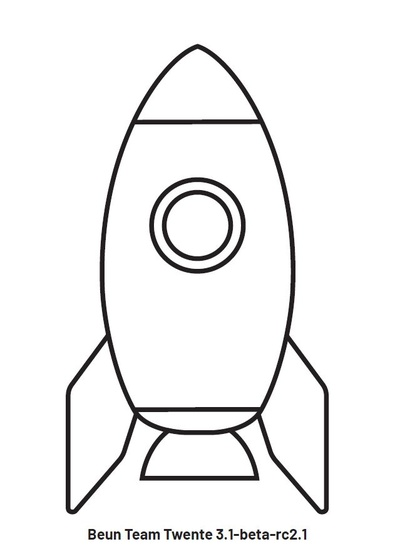
#> input picture modules/computer_vision/pics/rocket.jpg, 395 x 559 px, shrunk from 631 x 894 before the run
$ python test4.py
#> lines starting #> are read from the running program, lines starting #| are printed output that depends on the picture
import cv2
import numpy as np
from matplotlib import pyplot as plt

img1 = cv2.imread('pics/rocket.jpg', 0)         # queryImage
#> img1: shape (559, 395); min 0, max 255, mean 241.7
# img1 = cv2.GaussianBlur(img1,(15, 15),0)
img2 = cv2.imread('pics/rocket_m1.jpeg',0) # trainImage
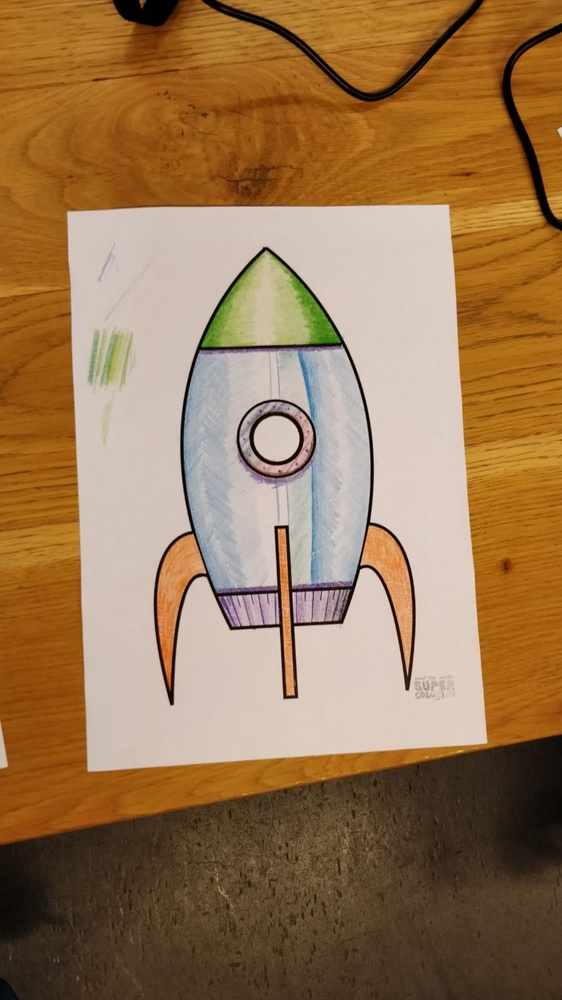
#> input picture modules/computer_vision/pics/rocket_m1.jpeg, 562 x 1000 px, shrunk from 899 x 1599 before the run
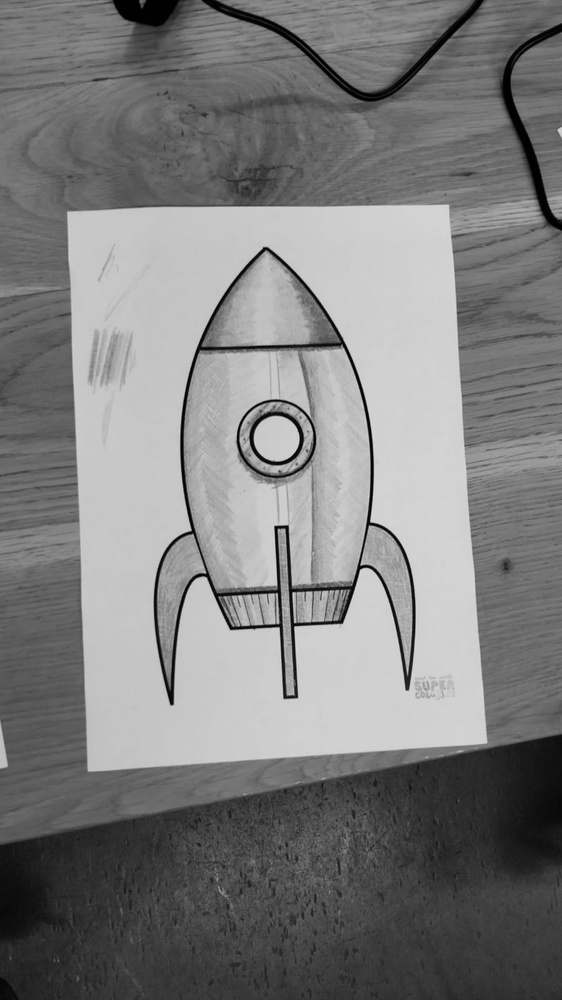
#> img2: shape (1000, 562); min 0, max 223, mean 125.4

MIN_MATCH_COUNT = 10

sift = cv2.SIFT_create()
kp1, des1 = sift.detectAndCompute(img1, None)
#> kp1 = 177 keypoints; strongest (x, y, size): (92, 536, 1.8), (244, 535, 2), (304, 530, 2.3), (202, 532, 2.6)
kp2, des2 = sift.detectAndCompute(img2, None)
#> kp2 = 936 keypoints; strongest (x, y, size): (276, 528, 3.3), (407, 688, 3.2), (286, 527, 3.5), (285, 696, 3.6)

# FLANN parameters
FLANN_INDEX_KDTREE = 0
index_params = dict(algorithm = FLANN_INDEX_KDTREE, trees = 5)
search_params = dict(checks=50)   # or pass empty dictionary

flann = cv2.FlannBasedMatcher(index_params,search_params)

matches = flann.knnMatch(des1,des2,k=2)
#> matches = 177 matches

# store all the good matches as per Lowe's ratio test.
good = []
for m,n in matches:
    if m.distance < 0.7*n.distance:
        good.append(m)
#> after the loop, good = 5 matches

if len(good)>MIN_MATCH_COUNT:
    src_pts = np.float32([kp2[m.trainIdx].pt for m in good]).reshape(-1, 1, 2)
    dst_pts = np.float32([kp1[m.queryIdx].pt for m in good]).reshape(-1, 1, 2)
    M, mask = cv2.findHomography(src_pts, dst_pts, cv2.RANSAC, 5.0)
    matchesMask = mask.ravel().tolist()

    h, w = img2.shape
    pts = np.float32([[0, 0], [0, h - 1], [w - 1, h - 1], [w - 1, 0]]).reshape(-1, 1, 2)
    dst = cv2.perspectiveTransform(pts, M)
    warped = cv2.warpPerspective(img2, M, (img1.shape[1], img1.shape[0]))
else:
    print("Not enough matches are found - %d/%d" % (len(good),MIN_MATCH_COUNT))
#| Not enough matches are found - 5/10
    matchesMask = None

src_pts = np.float32([ kp2[m.trainIdx].pt for m in good ]).reshape(-1,1,2)
#> src_pts = [[361.5, 570.6], [361.5, 570.6], [217.5, 591.5], [361.5, 570.6], [278.6, 530.1]]
dst_pts = np.float32([ kp1[m.queryIdx].pt for m in good ]).reshape(-1,1,2)
#> dst_pts = [[103, 333.6], [103.5, 333.6], [136.1, 405.3], [228.7, 434.1], [251.3, 473.5]]
M, mask = cv2.findHomography(src_pts, dst_pts, cv2.RANSAC,5.0)
#> mask = [0, 0, 0, 0, 0]
matchesMask = mask.ravel().tolist()
#> matchesMask = [0, 0, 0, 0, 0]

h,w = img2.shape
#> h = 1000; w = 562
pts = np.float32([ [0,0],[0,h-1],[w-1,h-1],[w-1,0] ]).reshape(-1,1,2)
#> pts = [[0, 0], [0, 999], [561, 999], [561, 0]]
#> (the run stopped early here; a loop or call above may not have finished)
